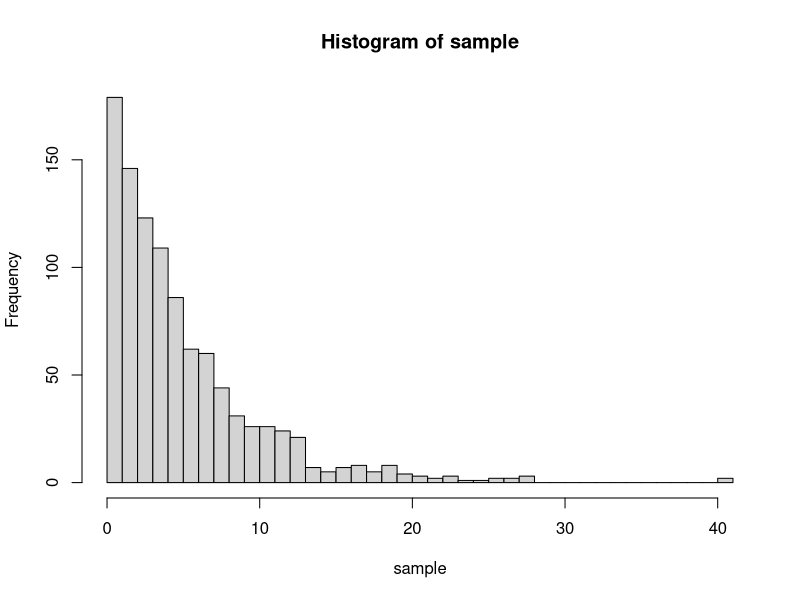
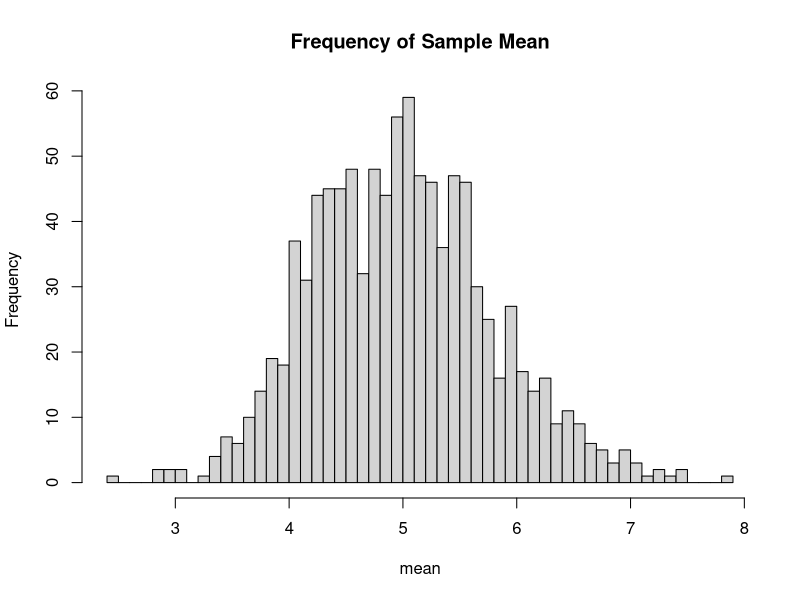
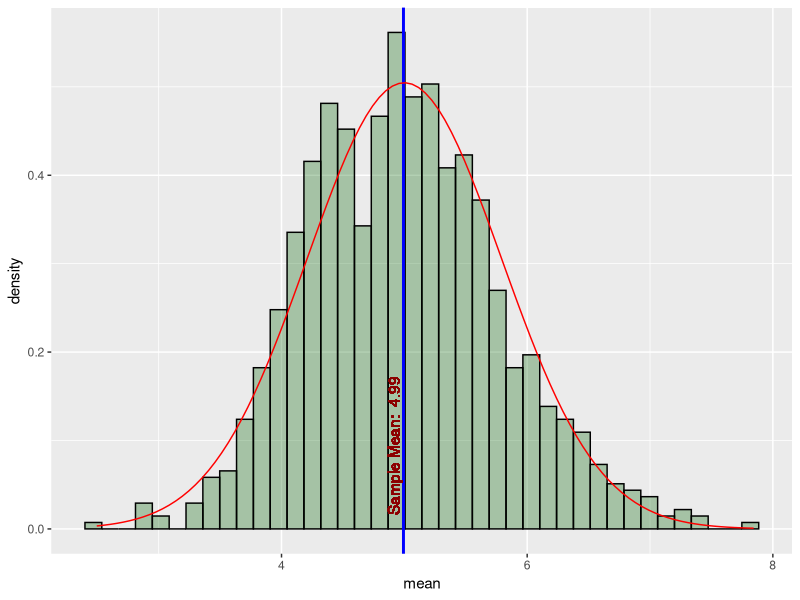

Reproduce these figures in R, in order.
## ---- chunk 1
knitr::opts_chunk$set(echo = TRUE)
#library(ggplot2)
## ---- chunk 2
n <- 40
lambda <- 0.2
n.of.sim <- 1000
sim <- matrix(sapply(1:n.of.sim, function(i){rexp(n,lambda)}), n.of.sim,n)
dim(sim)
## ---- chunk 3
means <- apply(sim, 1, mean)

mean.of.sim = mean(means)
sd.of.sim = sd(means)
pop.sd = sd.of.sim * sqrt(n)

# sample mean
round(mean.of.sim,2)
# variance of sample mean
round(sd.of.sim^2,2)
## ---- chunk 4
sample <- rexp(1000,0.2)
hist(sample, breaks=40)
## ---- chunk 5
hist(means, breaks = 40, xlab="mean", main="Frequency of Sample Mean")

## ---- chunk 6
df <- data.frame(means)
library(ggplot2)
g <- ggplot(df, aes(x=means))
g <- g + geom_histogram(aes(colour="Simulation",y=..density..), bins=40, col="black", fill="darkgreen", alpha=.3)
g <- g + geom_vline(xintercept = mean.of.sim, col = "blue", lwd=1)
g <- g + geom_text(aes(x=mean.of.sim,y=0, label=paste("Sample Mean: ", as.character(round(mean.of.sim,2)))), 
                   angle=90, col="darkred", vjust = -.3, hjust=-0.1 )
g <- g + xlab("mean")

#Plot Normal Distribution with theoretical mean an sd 
g <- g + stat_function(aes(colour="Theoretical"), fun = dnorm, 
                       args = list(mean=1/lambda, sd=1/(lambda*sqrt(n))), col="red")
g <- g + scale_colour_manual("title", values = c("darkgreen", "red"))
g
